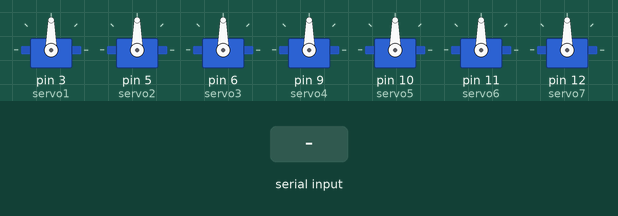
Recording of a sketch running on a simulated Arduino Uno, built with avr-gcc and run on an emulated ATmega328P. Parts: 7 × servo. The inputs (shaded band) are chosen by the test bench. What the sketch prints to the serial monitor is not drawn.

Above: at 1.2 s.
1.3 s: "w" received over Serial
At 2.6 s:
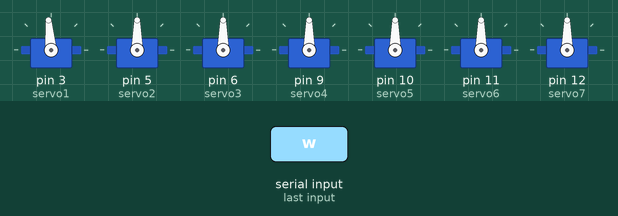
4.3 s: "w" received over Serial
At 4.6 s:
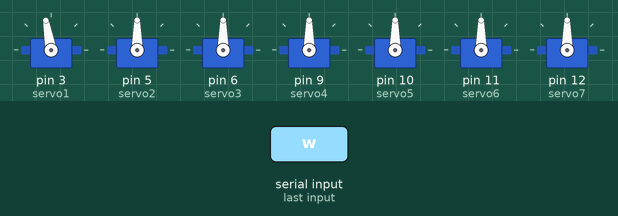
5.8 s: "s" received over Serial
At 6.2 s:
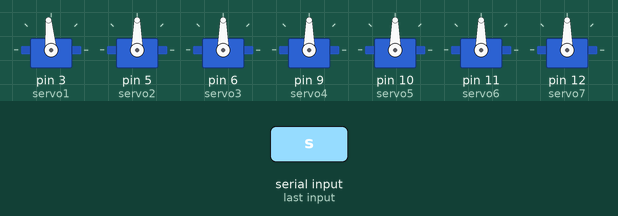
Timing chart, 0 to 8.8 s (numbered marks = the images above; inputs shaded):
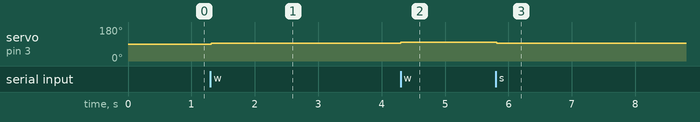

The sketch:

Robotic_ArmV06.ino
```cpp
#include<Servo.h> // Servo kutuphanenin tanimlanmasi

Servo servomotor1 ,servomotor2 ,servomotor3 ,servomotor4 ,servomotor5 ,servomotor6 ,servomotor7 ,servomotor8 ,servomotor9; //servolarin tanimlanmasi

const byte servo1 =3; // Servolarin bagli olacagi pinlerin listesi
const byte servo2 =5;
const byte servo3 =6;
const byte servo4 =9;
const byte servo5 =10;
const byte servo6 =11;
const byte servo7 =12 ;


byte aci1=90 ,aci2=90 ,aci3=90 ,aci4=90 ,aci5=90 ,aci6=90 ,aci7=90 ;  // Servo motorlarin acilerini ifade eden degisken

char veri ;  // haberleşmeden gelen veri

byte basinc1 ,basincdeger1 = A0 ,basinc2 ,basincdeger2 = A1 ,basinc3 ,basincdeger3 = A2 ,basinc4 ,basincdeger4 = A3; // basinc sensörlerinden gelen veri
byte buzzer=2 , led=4 ; // uyari için kullanilacak elemanlar

  byte sag_don (byte a) {  // servolarin kontrol fonsiyonlari
    if(a < 180){

       return a+5;
      }
      else {
        return 180 ;
        }
    }

    byte sol_don (byte a) {
    if(a > 0){
         return a-5;
      }
      else {
        return  0;
        }
    }

    void uyarikontrol() { //gelen basinc degerini isleyip ,değerlendiren fonsiyon

    basinc1=map(analogRead(basincdeger1),0,1023,0,100); // alinan degerin, 0-180 arasi olarak tanimlanmasi
    basinc2=map(analogRead(basincdeger2),0,1023,0,100);
    basinc3=map(analogRead(basincdeger3),0,1023,0,100);
    basinc4=map(analogRead(basincdeger4),0,1023,0,100);


    if   ( (((basinc1 >= 10) && (basinc2>= 10)) || ((basinc3>= 10) && (basinc4>= 10))) ) {

    digitalWrite(buzzer,HIGH);
    digitalWrite(led,HIGH);
    delay(20);
    digitalWrite(buzzer,LOW);
    digitalWrite(led,HIGH);
    delay(20);
    }

    else {
      digitalWrite(led,LOW);
      digitalWrite(buzzer,LOW);
      }

    /*
    if (basinc1 >= 10) {

    digitalWrite(buzzer,HIGH);
    digitalWrite(led,HIGH);
    delay(20);
    digitalWrite(buzzer,LOW);
    digitalWrite(led,HIGH);
    delay(20);
    }

    else if (basinc2 >= 10) {
    digitalWrite(buzzer,HIGH);
    digitalWrite(led,HIGH);
    delay(20);
    digitalWrite(buzzer,LOW);
    digitalWrite(led,HIGH);
    delay(20);
    }

    else if (basinc3 >= 10) {
    digitalWrite(buzzer,HIGH);
    digitalWrite(led,HIGH);
    delay(20);
    digitalWrite(buzzer,LOW);
    digitalWrite(led,HIGH);
    delay(20);
    }

    else if (basinc4 >= 10) {
    digitalWrite(buzzer,HIGH);
    digitalWrite(led,HIGH);
    delay(20);
    digitalWrite(buzzer,LOW);
    digitalWrite(led,HIGH);
    delay(20);
    }

    else{
      digitalWrite(led,LOW);
      digitalWrite(buzzer,LOW);
      }

 */
   }

  byte tut(byte a) {
    if(a < 180){

       return a+5;
       uyarikontrol();
        }

      else {
        return 180 ;
       uyarikontrol(); //kontrolll
    }
  }

     byte birak(byte a) {
    if(a > 0){

       return a-5;
      uyarikontrol();
    }
      else {
        return 180 ;
        uyarikontrol();    //kontrolll
        }

    }


void motor_hareket(char b){   // servolarin kontrol kısmı

   switch (b) {

    case 'w':
    aci1 = sag_don(aci1);
    servomotor1.write(aci1);
    break;

    case 's':
    aci1=sol_don(aci1);
    servomotor1.write(aci1);
    break;

    case 'e':
    aci2 = sag_don(aci2);
    servomotor2.write(aci2);
    break;

    case 'd':
    aci2=sol_don(aci2);
    servomotor2.write(aci2);
    break;

    case 'r':
    aci3 = sag_don(aci3);
    servomotor3.write(aci3);
    break;

    case 'f':
    aci3=sol_don(aci3);
    servomotor3.write(aci3);
    break;

    case 't':
    aci4 = sag_don(aci4);
    servomotor4.write(aci4);
    break;

    case 'g':
    aci4=sol_don(aci4);
    servomotor4.write(aci4);
    break;


   case 'y':
    aci5=sag_don(aci5);
    servomotor5.write(aci5);
    break;

    case 'h':
    aci5=sol_don(aci5);
    servomotor5.write(aci5);
    break;

    case 'u':
    aci6=tut(aci6);
    servomotor6.write(aci6);
    break;

    case 'j':
    aci6=birak(aci6);
    servomotor6.write(aci6);
    break;

     case 'ı':
    aci7=tut(aci7);
    servomotor7.write(aci7);
    break;

   case 'k':
    aci7=birak(aci7);
    servomotor7.write(aci7);
    break;

    default:
         Serial.println("gecersiz islem");
     break;
}
}

void setup() {
  Serial.begin(9600);

  servomotor1.attach(servo1); // servolara pinlerinin tanimlanmasi
  servomotor1.write(90);

  servomotor2.attach(servo2);
  servomotor2.write(90);

  servomotor3.attach(servo3);
  servomotor3.write(90);

  servomotor4.attach(servo4);
  servomotor4.write(90);

  servomotor5.attach(servo5);
  servomotor5.write(90);

  servomotor6.attach(servo6);
  servomotor6.write(90);

  servomotor7.attach(servo7);
  servomotor7.write(90);


}

void loop() {
  if (Serial.available()) {

    veri = Serial.read();

    motor_hareket(veri);

    }
  Serial.print(aci1);
  Serial.print("/");
  Serial.print(aci2);
  Serial.print("/");
  Serial.print(aci3);
  Serial.print("/");
  Serial.print(aci4);
  Serial.print("/");
  Serial.print(aci5);
  Serial.print("/");
  Serial.print(aci6);
  Serial.print("/");
  Serial.print(basinc1);
  Serial.print("/");
  Serial.print(basinc2);
  Serial.print("/");
  Serial.print(basinc3);
  Serial.print("/");
  Serial.print(basinc4);

}
```

Measured:
- after the input at 1.3 s, servo on pin 3 (servo1): 90° → 95° at once
- after the input at 4.3 s, servo on pin 3 (servo1): 95° → 100° at once
- after the input at 5.8 s, servo on pin 3 (servo1): 100° → 95° at once
